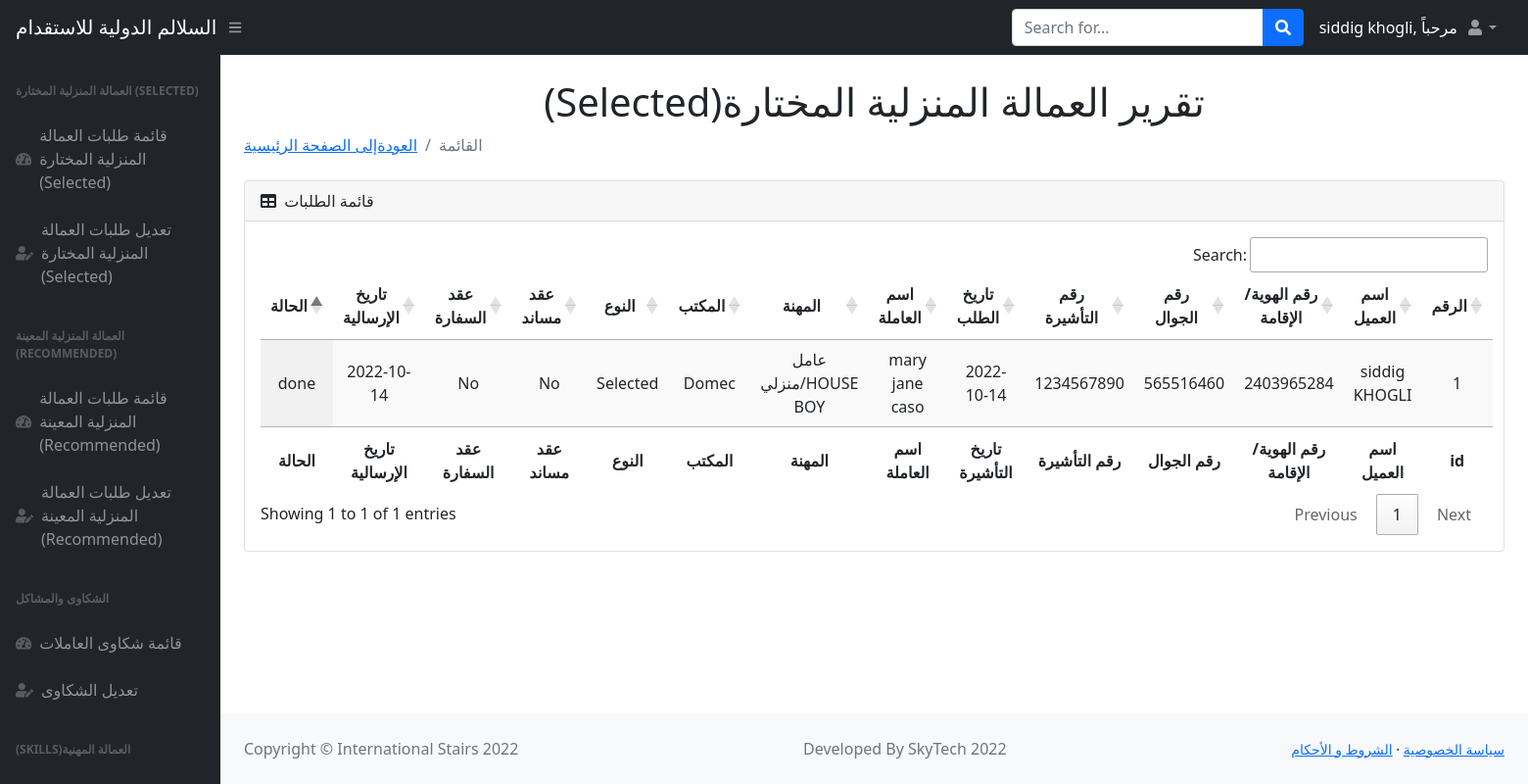
/tables (signed in), run on an earlier commit of the app's database.
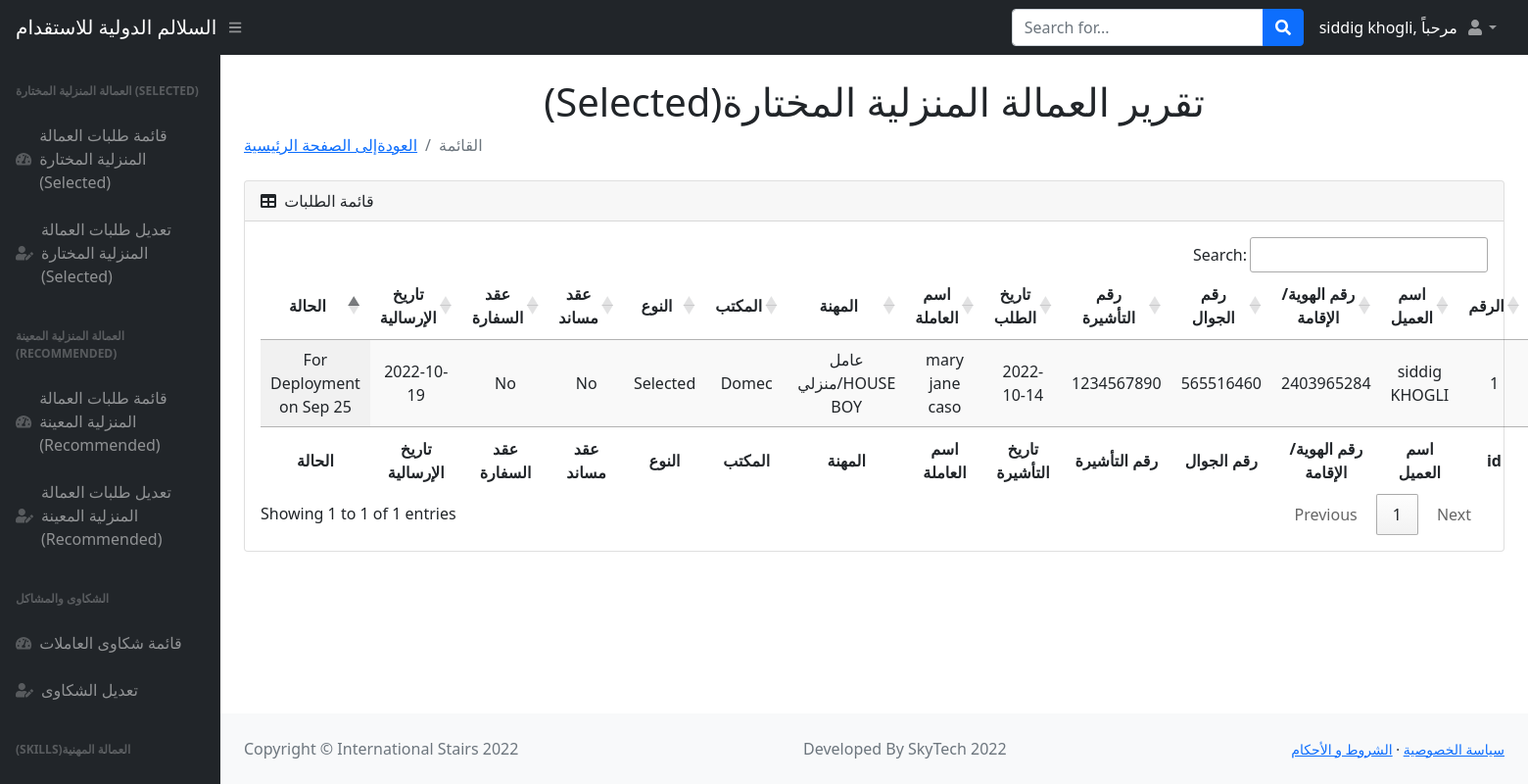
And on a later commit of the database.
### main.py (models this page shows)
class Users(db.Model):
    __tablename__ = "users1"
    id = db.Column(db.Integer, primary_key=True)
    name = db.Column(db.String(250), nullable=False)
    nid_or_iqama = db.Column(db.BIGINT, nullable=False)
    contact_No = db.Column(db.BIGINT, nullable=False)
    visa = db.Column(db.BIGINT, nullable=False)
    visa_date = db.Column(db.Date, nullable=False)
    worker_name = db.Column(db.String(250), nullable=False)
    type = db.Column(db.String(250), nullable=False)
    agency = db.Column(db.String(250), nullable=False)
    selected_or_recommended = db.Column(db.String(250), nullable=False)
    musaned = db.Column(db.String(250), nullable=False)
    embassy_contract = db.Column(db.String(250), nullable=False)
    shipment_date = db.Column(db.Date, nullable=False)
    medical = db.Column(db.String(500), nullable=True)
    mmr_vaccine = db.Column(db.String(500), nullable=True)
    owwa = db.Column(db.String(500), nullable=True)
    tesda = db.Column(db.String(500), nullable=True)
    biometric = db.Column(db.String(500), nullable=True)
    stamping = db.Column(db.String(500), nullable=True)
    oec = db.Column(db.String(500), nullable=True)
    deployment_date = db.Column(db.String(500), nullable=True)
    status = db.Column(db.String(1000), nullable=False)

### main.py (the view)
@app.route("/tables")
def tables():
    added_users = Users.query.all()
    return render_template("tables.html", users=added_users, name=current_user.name, logged_in=True)

### main.py (called while the page is built)
@login_manager.user_loader
def load_user(user_id):
    return User.query.get(int(user_id))

### templates/tables.html (shortened to what the changed rows need)
<!DOCTYPE html>
<html lang="en">
    <head>
        <link href="https://cdn.jsdelivr.net/npm/simple-datatables@latest/dist/style.css" rel="stylesheet" />
        <link href="static/css/styles.css" rel="stylesheet" />
        <link href="https://cdn.datatables.net/1.11.3/css/jquery.dataTables.min.css" rel="stylesheet" />
        <link href="https://cdn.datatables.net/buttons/2.1.0/css/buttons.dataTables.min.css" rel="stylesheet" />
    </head>
    <body class="sb-nav-fixed">
       <div id="layoutSidenav">
               <div id="layoutSidenav_content">
                <main>
                    <div class="container-fluid px-4">
                        <h1 class="mt-4" style="text-align:center"> (Selected)تقرير العمالة المنزلية المختارة  </h1>
                        <div class="card mb-4">
                            <div class="card-body">
                                <table id="datatablesSimple" class="display">
                                    <thead>
                                        <tr>
                                            <th style="text-align:center;">الحالة</th>
                                            <th style="text-align:center;">تاريخ الإرسالية</th>
                                             <th style="text-align:center;">عقد السفارة</th>
                                             <th style="text-align:center;">عقد مساند</th>
                                            <th style="text-align:center;">النوع</th>
                                            <th style="text-align:center;">المكتب</th>
                                            <th style="text-align:center;">المهنة</th>
                                            <th style="text-align:center;">اسم العاملة</th>
                                            <th style="text-align:center;">تاريخ الطلب </th>
                                            <th style="text-align:center;">رقم التأشيرة</th>
                                            <th style="text-align:center;">رقم الجوال</th>
                                            <th style="text-align:center;">رقم الهوية/الإقامة</th>
                                             <th style="text-align:center;">اسم العميل</th>
                                            <th style="text-align:center;">الرقم</th>
                                        </tr>
                                    </thead>
                                    <tfoot>
                                        <tr>
                                            <th style="text-align:center;">الحالة</th>
                                            <th style="text-align:center;">تاريخ الإرسالية</th>
                                             <th style="text-align:center;">عقد السفارة</th>
                                             <th style="text-align:center;">عقد مساند</th>
                                            <th style="text-align:center;">النوع</th>
                                            <th style="text-align:center;">المكتب</th>
                                            <th style="text-align:center;">المهنة</th>
                                            <th style="text-align:center;">اسم العاملة</th>
                                            <th style="text-align:center;">تاريخ التأشيرة</th>
                                            <th style="text-align:center;">رقم التأشيرة</th>
                                            <th style="text-align:center;">رقم الجوال</th>
                                            <th style="text-align:center;">رقم الهوية/الإقامة</th>
                                             <th style="text-align:center;">اسم العميل</th>
                                            <th style="text-align:center;">id</th>
                                    </tfoot>
                                    <tbody>
                                    {% for user in users %}
                                        <tr>
                                            <td style="text-align:center;">{{user.status}}</td>
                                            <td style="text-align:center;">{{user.shipment_date}}</td>
                                            <td style="text-align:center;">{{user.embassy_contract}}</td>
                                            <td style="text-align:center;">{{user.musaned}}</td>
                                            <td style="text-align:center;">{{user.selected_or_recommended}}</td>
                                            <td style="text-align:center;">{{user.agency}}</td>
                                            <td style="text-align:center;">{{user.type}}</td>
                                             <td style="text-align:center;">{{user.worker_name}}</td>
                                             <td style="text-align:center;">{{user.visa_date}}</td>
                                             <td style="text-align:center;">{{user.visa}}</td>
                                             <td style="text-align:center;">{{user.contact_No}}</td>
                                            <td style="text-align:center;">{{user.nid_or_iqama}}</td>
                                             <td style="text-align:center;">{{user.name}}</td>
                                            <td style="text-align:center;">{{user.id}}</td>
                                        </tr>
                                {%endfor%}
                                    </tbody>
                                </table>
                            </div>
                        </div>
                    </div>
                </main>
            </div>
        </div>
    </body>
</html>

What changed in the data, as far as the page shows it:
changed Users "No": status "done" → "For Deployment on Sep 25"; shipment_date "2022-10-14" → "2022-10-19"
